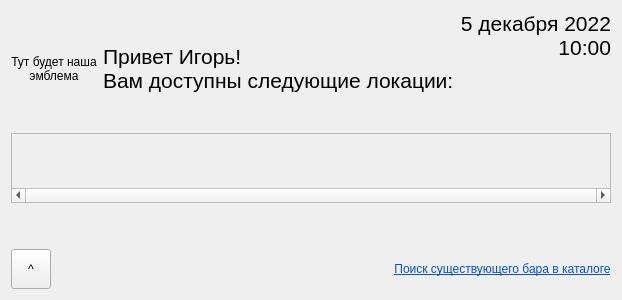
<?xml version="1.0" encoding="UTF-8"?>
<ui version="4.0">
 <class>FormBarView</class>
 <widget class="QWidget" name="FormBarView">
  <property name="geometry">
   <rect>
    <x>0</x>
    <y>0</y>
    <width>457</width>
    <height>300</height>
   </rect>
  </property>
  <property name="windowTitle">
   <string>Form</string>
  </property>
  <layout class="QVBoxLayout" name="verticalLayout_3">
   <item>
    <layout class="QHBoxLayout" name="horizontalLayout_4">
     <item>
      <layout class="QVBoxLayout" name="verticalLayout_2">
       <item>
        <spacer name="verticalSpacer">
         <property name="orientation">
          <enum>Qt::Vertical</enum>
         </property>
         <property name="sizeHint" stdset="0">
          <size>
           <width>20</width>
           <height>40</height>
          </size>
         </property>
        </spacer>
       </item>
       <item>
        <layout class="QHBoxLayout" name="horizontalLayout_2">
         <item>
          <widget class="QLabel" name="label">
           <property name="text">
            <string>Тут будет наша
эмблема</string>
           </property>
           <property name="alignment">
            <set>Qt::AlignCenter</set>
           </property>
          </widget>
         </item>
         <item>
          <spacer name="horizontalSpacer_3">
           <property name="orientation">
            <enum>Qt::Horizontal</enum>
           </property>
           <property name="sizeHint" stdset="0">
            <size>
             <width>40</width>
             <height>20</height>
            </size>
           </property>
          </spacer>
         </item>
         <item>
          <widget class="QLabel" name="label_2">
           <property name="font">
            <font>
             <pointsize>16</pointsize>
            </font>
           </property>
           <property name="text">
            <string>Привет Игорь!
Вам доступны следующие локации:</string>
           </property>
          </widget>
         </item>
        </layout>
       </item>
       <item>
        <spacer name="verticalSpacer_4">
         <property name="orientation">
          <enum>Qt::Vertical</enum>
         </property>
         <property name="sizeHint" stdset="0">
          <size>
           <width>20</width>
           <height>40</height>
          </size>
         </property>
        </spacer>
       </item>
      </layout>
     </item>
     <item>
      <spacer name="horizontalSpacer_2">
       <property name="orientation">
        <enum>Qt::Horizontal</enum>
       </property>
       <property name="sizeHint" stdset="0">
        <size>
         <width>40</width>
         <height>20</height>
        </size>
       </property>
      </spacer>
     </item>
     <item>
      <layout class="QVBoxLayout" name="verticalLayout">
       <item>
        <widget class="QLabel" name="label_3">
         <property name="font">
          <font>
           <pointsize>16</pointsize>
          </font>
         </property>
         <property name="text">
          <string>5 декабря 2022
10:00</string>
         </property>
         <property name="alignment">
          <set>Qt::AlignRight|Qt::AlignTrailing|Qt::AlignVCenter</set>
         </property>
        </widget>
       </item>
       <item>
        <spacer name="verticalSpacer_3">
         <property name="orientation">
          <enum>Qt::Vertical</enum>
         </property>
         <property name="sizeHint" stdset="0">
          <size>
           <width>20</width>
           <height>40</height>
          </size>
         </property>
        </spacer>
       </item>
      </layout>
     </item>
    </layout>
   </item>
   <item>
    <widget class="QScrollArea" name="scrollArea">
     <property name="verticalScrollBarPolicy">
      <enum>Qt::ScrollBarAlwaysOff</enum>
     </property>
     <property name="horizontalScrollBarPolicy">
      <enum>Qt::ScrollBarAlwaysOn</enum>
     </property>
     <property name="widgetResizable">
      <bool>true</bool>
     </property>
     <widget class="QWidget" name="scrollAreaWidgetContents">
      <property name="geometry">
       <rect>
        <x>0</x>
        <y>0</y>
        <width>431</width>
        <height>56</height>
       </rect>
      </property>
      <layout class="QHBoxLayout" name="horizontalLayout_3">
       <property name="spacing">
        <number>50</number>
       </property>
      </layout>
     </widget>
    </widget>
   </item>
   <item>
    <spacer name="verticalSpacer_2">
     <property name="orientation">
      <enum>Qt::Vertical</enum>
     </property>
     <property name="sizeType">
      <enum>QSizePolicy::Fixed</enum>
     </property>
     <property name="sizeHint" stdset="0">
      <size>
       <width>20</width>
       <height>40</height>
      </size>
     </property>
    </spacer>
   </item>
   <item>
    <layout class="QHBoxLayout" name="horizontalLayout">
     <item>
      <widget class="QToolButton" name="userProfileToolButton">
       <property name="sizePolicy">
        <sizepolicy hsizetype="Minimum" vsizetype="Minimum">
         <horstretch>0</horstretch>
         <verstretch>0</verstretch>
        </sizepolicy>
       </property>
       <property name="minimumSize">
        <size>
         <width>40</width>
         <height>40</height>
        </size>
       </property>
       <property name="text">
        <string>^</string>
       </property>
      </widget>
     </item>
     <item>
      <spacer name="horizontalSpacer">
       <property name="orientation">
        <enum>Qt::Horizontal</enum>
       </property>
       <property name="sizeHint" stdset="0">
        <size>
         <width>40</width>
         <height>20</height>
        </size>
       </property>
      </spacer>
     </item>
     <item>
      <widget class="QLabel" name="label_4">
       <property name="text">
        <string>&lt;html&gt;&lt;head/&gt;&lt;body&gt;&lt;p align=&quot;center&quot;&gt;&lt;a href=&quot;whatever&quot;&gt;&lt;span style=&quot; text-decoration: underline; color:#094fd1;&quot;&gt;Поиск существующего бара в каталоге&lt;/span&gt;&lt;/a&gt;&lt;/p&gt;&lt;/body&gt;&lt;/html&gt;</string>
       </property>
      </widget>
     </item>
    </layout>
   </item>
  </layout>
 </widget>
 <resources/>
 <connections/>
</ui>
